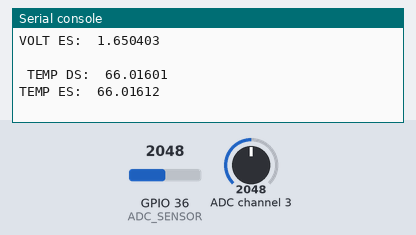
Bench run of a program on a simulated ESP32 board running MicroPython. Shown: the last lines printed to the serial console. The test bench sets the inputs (shaded band); at power-on: GPIO 36 (ADC_SENSOR) = 2048, ADC channel 3 = 2048 (analog values on the 0–4095 scale). WiFi joins after 1.5 s; the clock reads 2024-03-15 10:24:30 at power-on unless the program sets it; files the program writes start out absent.

Above: at 2.7 s.
2.8 s: GPIO 36 (ADC_SENSOR) set to 2866
At 3.9 s:
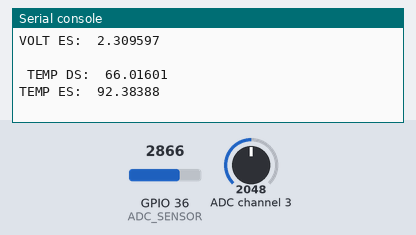
4.3 s: ADC channel 3 set to 2866
At 5.4 s:
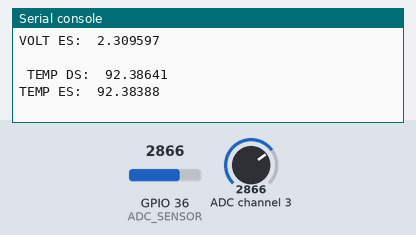
5.8 s: GPIO 36 (ADC_SENSOR) set to 3603
At 6.9 s:
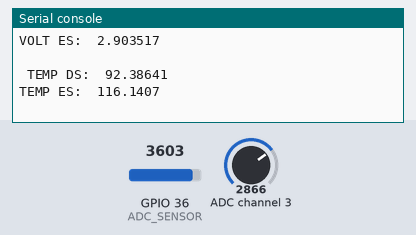
7.3 s: ADC channel 3 set to 3603
At 7.9 s:
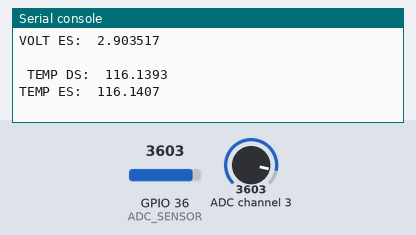
Timing chart, 0 to 9.8 s (numbered marks = the images above; inputs shaded):
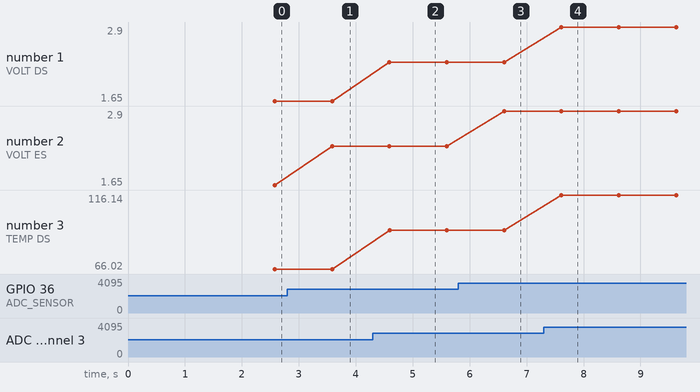

The program:

main.py
```python
from acessWifi_alr import AcessWifi_alr
from acessServe_alr import AcessServe_alr

from machine import Pin, ADC, I2C
import json

import time


ADC_SENSOR = ADC(Pin(36))

ADC_SENSOR.atten(ADC.ATTN_11DB)                           # 0 - 3.3V 16bits

ADDR_ADC = 0x48


R_DATA_ADC_Conversion_register = 0
R_DATA_ADC_Config_register = 1
R_DATA_ADC_Lo_thresh_register = 2
R_DATA_ADC_Hi_thresh_register = 3

adcEsp_InputRange = 3.3
ads_InputRange = 6.144
ADC_16BIT_MAX  = 65536
ADCESP_16BIT_MAX  = 4096

Faixa_de_amp = 2.5
range_de_temperatura = 100


adcEsp_bit_Voltage = (adcEsp_InputRange) / (ADCESP_16BIT_MAX - 1)
ads_bit_Voltage = (ads_InputRange * 2) / (ADC_16BIT_MAX - 1)
Voltage_Temp = range_de_temperatura/Faixa_de_amp


TX_RX_SERIAL_ADC = I2C( sda=Pin(12), scl=Pin(13), freq=5000)

def config(dataMSB, dataLSB):

    print(dataMSB, dataLSB)

    vector_bytes = [bytes([R_DATA_ADC_Config_register]),bytes([dataMSB]),bytes([dataLSB])]

    TX_RX_SERIAL_ADC.writevto(ADDR_ADC, vector_bytes)


    auxData = TX_RX_SERIAL_ADC.readfrom_mem(ADDR_ADC, R_DATA_ADC_Config_register, 3)
    dado_enviado = auxData[0] << 8 | auxData[1]
    print(auxData[0], auxData[1], auxData[2])
    print("config", dado_enviado)

def twos_comp(val):
        bits = 16
        if (val & (1 << (bits - 1))) != 0:
            val = val - (1 << bits)
        return val

##X100 0000 1000 0011 = 283h = 131   fundo em 6.144


if __name__ == '__main__':

    config(112, 131)

    print("COMEÇOU")

    ob_acessWifi = AcessWifi_alr(sd = "acess", passw = "12345678")

    ob_acessWifi.do_connect_STA()

    ob_acessServe = AcessServe_alr(host = "192.168.76.227")

    temp_Alerta = 1000

    aux = {}
    DataACC = {}

    ##Sinal vindo de 0 a 2.5
    while(1):

        time.sleep(1)
        auxData = TX_RX_SERIAL_ADC.readfrom_mem(ADDR_ADC, R_DATA_ADC_Conversion_register, 2)

        AD_DS = (twos_comp(auxData[0] << 8 | auxData[1]) * ads_bit_Voltage)
        AD_esp = (ADC_SENSOR.read() * adcEsp_bit_Voltage)
        print("VOLT DS: ", AD_DS)
        print("VOLT ES: ", AD_esp)

        temp_esp = AD_esp * Voltage_Temp
        temp_ds = AD_DS * Voltage_Temp
        print("\n","TEMP DS: ", temp_ds)
        print("TEMP ES: ", temp_esp, "\n")


        ##################
        guard_esp = open(("Tensão_esp"+".csv"), 'a')
        guard_ad = open(("Tensão_ad"+".csv"), 'a')

        guard_esp.write( str(AD_esp).replace(".",",") + "\n")
        guard_ad.write( str(AD_DS).replace(".",",") + "\n")

        guard_esp.close()
        guard_ad.close()
        ##################


        if (temp_ds) > temp_Alerta:

            aux = { "AD_DS" : str(AD_DS)}
            DataACC.update(aux)

            aux = { "AD_esp" : str(AD_esp)}
            DataACC.update(aux)

            print(json.dumps(DataACC))

            ob_acessServe.envia_servico(json.dumps(DataACC))
```

acessWifi_alr.py
```python
import network
import ntptime

class AcessWifi_alr():

    def __init__(self, sd = "LUCAS E LEO", passw = "785623ptbr"):
        self.sd = sd
        self.passw = passw

    def do_connect_STA(self):

        wlan = network.WLAN(network.STA_IF)
        wlan.active(True)
        if not wlan.isconnected():
            print('connecting to network...')
            wlan.connect(self.sd, self.passw)
            while not wlan.isconnected():
                pass
        print('network config:', wlan.ifconfig())
        ntptime.settime()


    def rssi_strength(self):

        is_rssi = network.AbstractNIC()

        if is_rssi(is_rssi.scan(ssid = self.sd)) > 0:
            print("Pode enviar")
        else:
            print("verificar na proxima enviar")
```

acessServe_alr.py
```python
import time
import socket
import binascii


class AcessServe_alr():

    host = ""
    porta = 0
    sock = socket.socket()

    def __init__(self, host = str('192.168.100.8'), porta = 3040):
        self.host = host
        self.porta = ":" + str(porta)
        pass

    def envia_servico(self, data_json):

        self.sock = socket.socket(socket.AF_INET, socket.SOCK_STREAM)
        self.sock.connect((self.host, 3040))


        content_length = len(data_json)
        print("TAM ", len(data_json))
        headers = ("POST /envio HTTP/1.1\r\nContent-Type: {}\r\nContent-Length: {}\r\nHost: {}\r\nAccept: */*\r\nConnection: close\r\n\r\n").format("application/json", content_length, (self.host+self.porta)).encode()

        payload = headers + (data_json + "\r\n").encode()
        print(payload)


        self.sock.sendall(payload)
        payload = 0
        print("######################################\n######################################")
        response = self.sock.recv(14096)
        print(response.decode())

        self.sock.close()
```

Measured:
- after the input at 2.8 s, the serial console: prints a new line after 0.79 s (image 1)
- after the input at 4.3 s, the serial console: prints a new line after 0.29 s (image 2)
- after the input at 5.8 s, the serial console: prints a new line after 0.81 s (image 3)
- after the input at 7.3 s, the serial console: prints a new line after 0.31 s (image 4)
- plotted number 1: 1.65 → 2.31 after the input at 4.3 s, 2.31 → 2.9 after the input at 7.3 s
- plotted number 2: 1.65 → 2.31 after the input at 2.8 s, 2.31 → 2.9 after the input at 5.8 s
- plotted number 3: 66.02 → 92.39 after the input at 4.3 s, 92.39 → 116.14 after the input at 7.3 s
